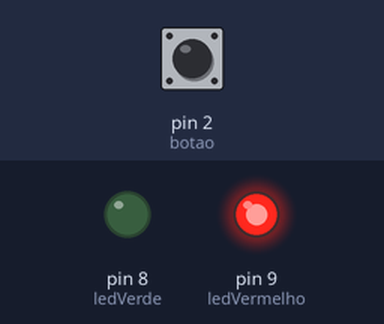
Bench run of a sketch on a simulated Arduino Uno, built with avr-gcc and run on an emulated ATmega328P. On the bench: output pins drawn as LEDs (lit = HIGH). The inputs (shaded band) are chosen by the test bench; at power-on: pin 2 (botao) HIGH.

Above: at 1.2 s.
1.3 s: pin 2 (botao) pulled LOW for 0.15 s
At 1.37 s:
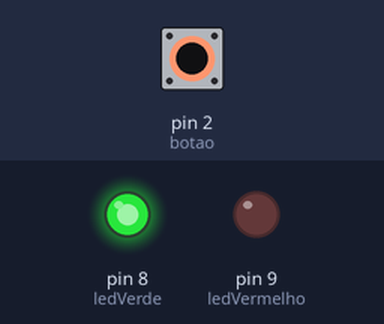
2.9 s: pin 2 (botao) pulled LOW for 3.2 s
At 6.8 s:
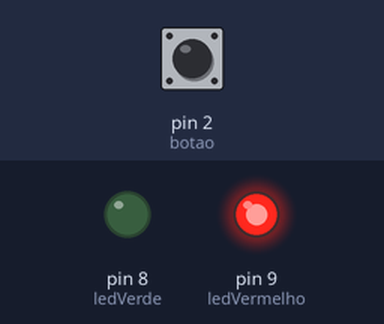
Timing chart, 0 to 8.3 s (numbered marks = the images above; inputs shaded):
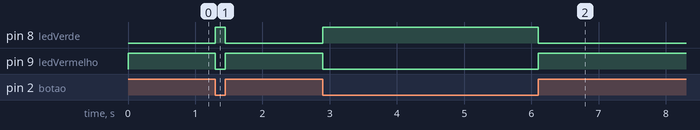

The sketch:

av2.ino
```cpp
const int ledVerde = 8;
const int ledVermelho = 9;
const int botao = 2;

void setup() {
  pinMode(ledVerde, OUTPUT);
  pinMode(ledVermelho, OUTPUT);
  pinMode(botao, INPUT_PULLUP);
}

void loop() {

  if (digitalRead(botao) == LOW) {

    digitalWrite(ledVerde, HIGH);
    digitalWrite(ledVermelho, LOW);

  } else {

    digitalWrite(ledVerde, LOW);
    digitalWrite(ledVermelho, HIGH);

  }
}
```

Measured:
- after the input at 1.3 s, pin 8 (ledVerde): LOW → HIGH at once, → LOW 0.15 s later; pin 9 (ledVermelho): HIGH → LOW at once, → HIGH 0.15 s later
- after the input at 2.9 s, pin 8 (ledVerde): LOW → HIGH at once, → LOW 3.2 s later; pin 9 (ledVermelho): HIGH → LOW at once, → HIGH 3.2 s later
